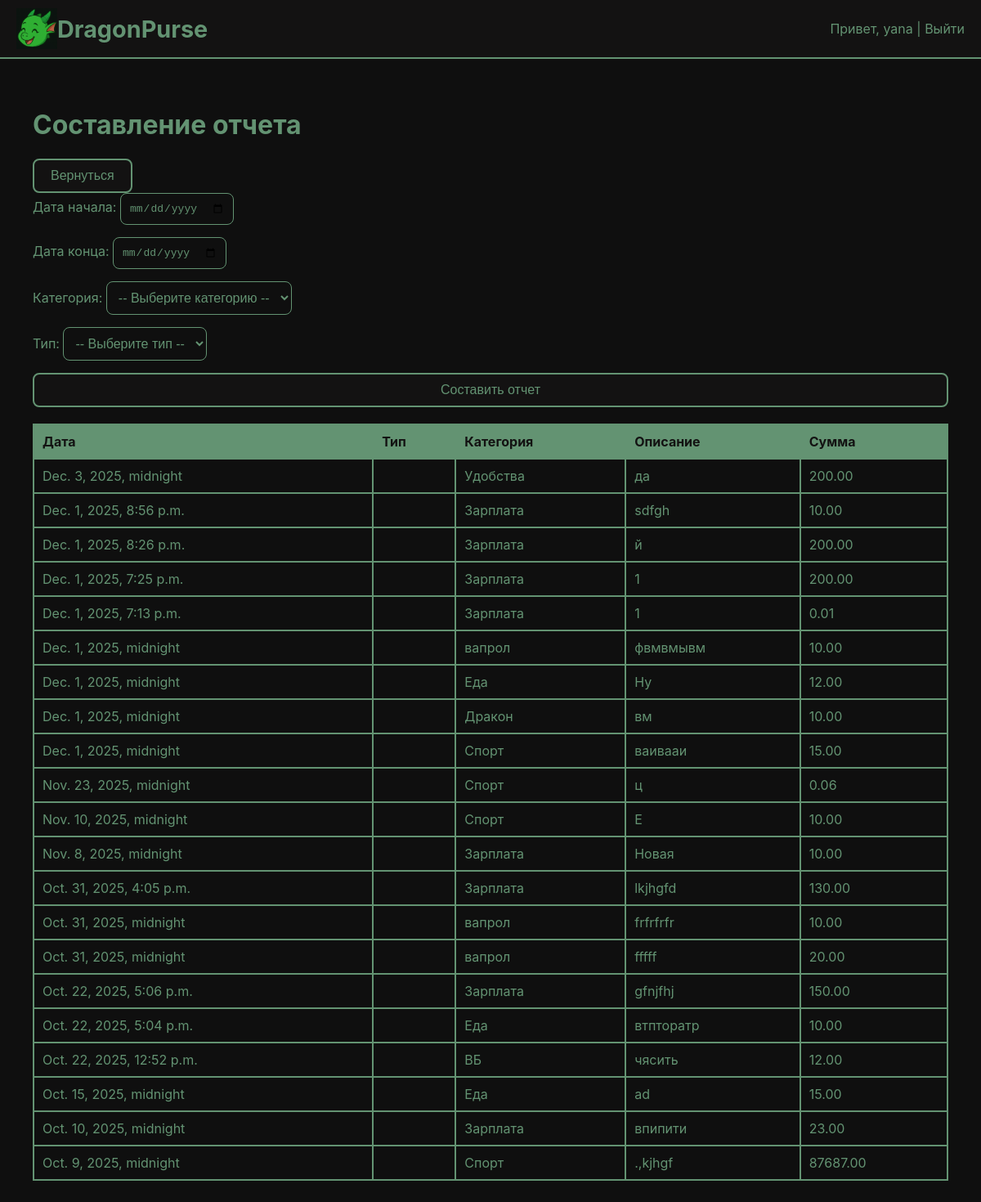
The page /report/ (signed in) on the database as committed earlier.
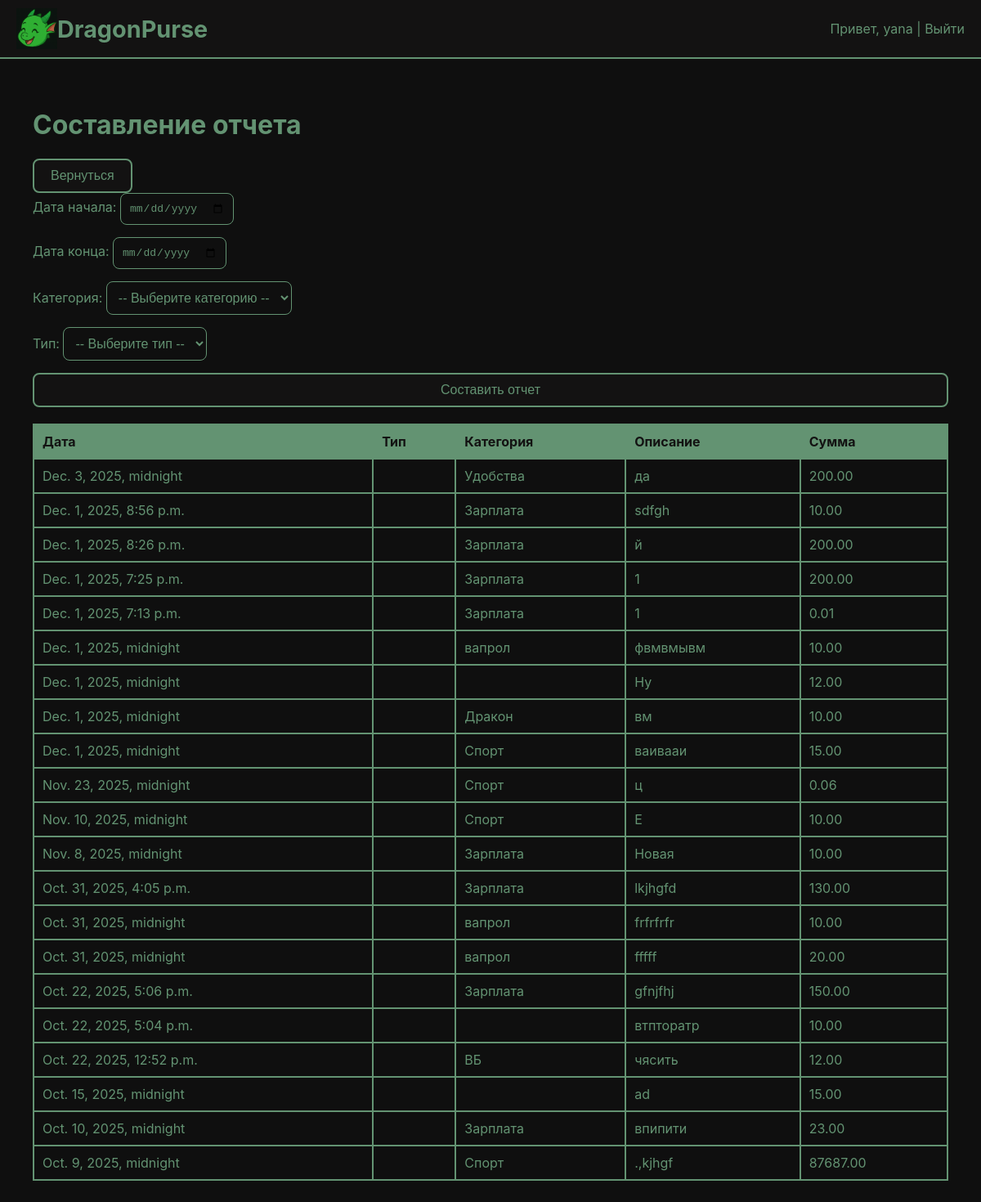
The same page on the database as committed later.
### accounts/models.py (models this page shows, shortened)
class Transaction(models.Model):
    user = models.ForeignKey(User, on_delete=models.CASCADE)
    date = models.DateTimeField(auto_now_add=False)
    category = models.ForeignKey(Category, on_delete=models.SET_NULL, null=True)
    description = models.TextField()
    amount = models.DecimalField(max_digits=10, decimal_places=2, default=0.0)
    goal = models.ForeignKey(Goal, on_delete=models.SET_NULL, null=True, blank=True, verbose_name='Цель')
    goal_amount = models.DecimalField(max_digits=10, decimal_places=2, null=True, blank=True, verbose_name='Сумма для цели')

class Category(models.Model):
    CATEGORY_TYPES = [
        ('income', 'Доход'),
        ('expense', 'Расход'),
    ]
    user = models.ForeignKey(User, on_delete=models.CASCADE)  # Это поле должно быть здесь
    name = models.CharField(max_length=100)
    category_type = models.CharField(max_length=10, choices=CATEGORY_TYPES)

### accounts/views.py (the view, shortened to what this page needs)
# urls.py: path("report/", report_builder, name="report_builder"),
@login_required
def report_builder(request):
    user = request.user
    transactions = Transaction.objects.filter(user=user).order_by('-date')
    categories = Category.objects.filter(user=user)
    filtered = False  # Флаг, чтобы показать кнопку "Сохранить"
    start_date = end_date = selected_category = selected_type = None
    context = {
        "transactions": transactions,
        "categories": categories,
        "filtered": filtered,
        "start_date": start_date,
        "end_date": end_date,
        "selected_category": selected_category,
        "selected_type": selected_type,
    }
    return render(request, "accounts/report.html", context)

### accounts/templates/accounts/report.html (shortened to what this page needs)
{% extends "accounts/base.html" %}
{% block content %}
<div class="container">
    <h1>Составление отчета</h1>
    <a href="{% url 'dashboard' %}"><button>Вернуться</button></a>
    <form method="POST">
        <div class="form-group">
            <label for="start_date">Дата начала:</label>
            <input type="date" id="start_date" name="start_date" required value="{{ start_date|date:'Y-m-d' }}">
        </div>
        <div class="form-group">
            <label for="end_date">Дата конца:</label>
            <input type="date" id="end_date" name="end_date" required value="{{ end_date|date:'Y-m-d' }}">
        </div>
        <div class="form-group">
            <label for="category">Категория:</label>
            <select id="category" name="category">
                <option value="">-- Выберите категорию --</option>
            </select>
        </div>
        <div class="form-group">
            <label for="type">Тип:</label>
            <select id="type" name="type">
                <option value="">-- Выберите тип --</option>
            </select>
        </div>
        <button type="submit" name="compose_report">Составить отчет</button>
    </form>
    <table>
        <thead>
            <tr>
                <th>Дата</th><th>Тип</th><th>Категория</th><th>Описание</th><th>Сумма</th>
            </tr>
        </thead>
        <tbody>
            {% for transaction in transactions %}
                <tr>
                    <td>{{ transaction.date }}</td>
                    <td>{{ transaction.get_transaction_type_display }}</td>
                    <td>{{ transaction.category.name }}</td>
                    <td>{{ transaction.description }}</td>
                    <td>{{ transaction.amount }}</td>
                </tr>
            {% empty %}
                <tr><td colspan="6">Нет транзакций.</td></tr>
            {% endfor %}
        </tbody>
    </table>
</div>
{% endblock %}

Rows that differ between the two databases and show on the page:
changed Transaction "Ну": category.name "Еда" → (not shown)
changed Transaction "Oct. 22, 2025, 5:04 p.m.": category.name "Еда" → (not shown)
changed Transaction "Oct. 15, 2025, midnight": category.name "Еда" → (not shown)
